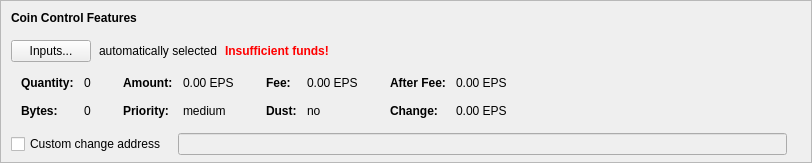
    <widget class="QFrame" name="frameCoinControl">
     <property name="sizePolicy">
      <sizepolicy hsizetype="Expanding" vsizetype="Expanding">
       <horstretch>0</horstretch>
       <verstretch>0</verstretch>
      </sizepolicy>
     </property>
     <property name="maximumSize">
      <size>
       <width>16777215</width>
       <height>16777215</height>
      </size>
     </property>
     <property name="frameShape">
      <enum>QFrame::StyledPanel</enum>
     </property>
     <property name="frameShadow">
      <enum>QFrame::Sunken</enum>
     </property>
     <layout class="QVBoxLayout" name="verticalLayoutCoinControl2">
      <property name="spacing">
       <number>0</number>
      </property>
      <property name="leftMargin">
       <number>0</number>
      </property>
      <property name="topMargin">
       <number>0</number>
      </property>
      <property name="rightMargin">
       <number>0</number>
      </property>
      <property name="bottomMargin">
       <number>6</number>
      </property>
      <item>
       <layout class="QVBoxLayout" name="verticalLayoutCoinControl" stretch="0,0,0,0,1">
        <property name="spacing">
         <number>0</number>
        </property>
        <property name="leftMargin">
         <number>10</number>
        </property>
        <property name="topMargin">
         <number>10</number>
        </property>
        <item>
         <layout class="QHBoxLayout" name="horizontalLayoutCoinControl1">
          <property name="bottomMargin">
           <number>15</number>
          </property>
          <item>
           <widget class="QLabel" name="labelCoinControlFeatures">
            <property name="sizePolicy">
             <sizepolicy hsizetype="Preferred" vsizetype="Maximum">
              <horstretch>0</horstretch>
              <verstretch>0</verstretch>
             </sizepolicy>
            </property>
            <property name="font">
             <font>
              <weight>75</weight>
              <bold>true</bold>
             </font>
            </property>
            <property name="styleSheet">
             <string notr="true">font-weight:bold;</string>
            </property>
            <property name="text">
             <string>Coin Control Features</string>
            </property>
           </widget>
          </item>
         </layout>
        </item>
        <item>
         <layout class="QHBoxLayout" name="horizontalLayoutCoinControl2" stretch="0,0,0,0">
          <property name="spacing">
           <number>8</number>
          </property>
          <property name="bottomMargin">
           <number>10</number>
          </property>
          <item>
           <widget class="QPushButton" name="pushButtonCoinControl">
            <property name="styleSheet">
             <string notr="true"/>
            </property>
            <property name="text">
             <string>Inputs...</string>
            </property>
            <property name="autoDefault">
             <bool>false</bool>
            </property>
           </widget>
          </item>
          <item>
           <widget class="QLabel" name="labelCoinControlAutomaticallySelected">
            <property name="text">
             <string>automatically selected</string>
            </property>
            <property name="margin">
             <number>5</number>
            </property>
           </widget>
          </item>
          <item>
           <widget class="QLabel" name="labelCoinControlInsuffFunds">
            <property name="font">
             <font>
              <weight>75</weight>
              <bold>true</bold>
             </font>
            </property>
            <property name="styleSheet">
             <string notr="true">color:red;font-weight:bold;</string>
            </property>
            <property name="text">
             <string>Insufficient funds!</string>
            </property>
            <property name="margin">
             <number>5</number>
            </property>
           </widget>
          </item>
          <item>
           <spacer name="horizontalSpacerCoinControl">
            <property name="orientation">
             <enum>Qt::Horizontal</enum>
            </property>
            <property name="sizeHint" stdset="0">
             <size>
              <width>40</width>
              <height>1</height>
             </size>
            </property>
           </spacer>
          </item>
         </layout>
        </item>
        <item>
         <widget class="QWidget" name="widgetCoinControl" native="true">
          <property name="sizePolicy">
           <sizepolicy hsizetype="Preferred" vsizetype="Preferred">
            <horstretch>0</horstretch>
            <verstretch>0</verstretch>
           </sizepolicy>
          </property>
          <property name="minimumSize">
           <size>
            <width>0</width>
            <height>0</height>
           </size>
          </property>
          <property name="styleSheet">
           <string notr="true"/>
          </property>
          <layout class="QHBoxLayout" name="horizontalLayoutCoinControl5">
           <property name="leftMargin">
            <number>0</number>
           </property>
           <property name="topMargin">
            <number>0</number>
           </property>
           <property name="rightMargin">
            <number>0</number>
           </property>
           <property name="bottomMargin">
            <number>0</number>
           </property>
           <item>
            <layout class="QHBoxLayout" name="horizontalLayoutCoinControl3" stretch="0,0,0,1">
             <property name="spacing">
              <number>20</number>
             </property>
             <property name="topMargin">
              <number>0</number>
             </property>
             <property name="bottomMargin">
              <number>10</number>
             </property>
             <item>
              <layout class="QFormLayout" name="formLayoutCoinControl1">
               <property name="horizontalSpacing">
                <number>10</number>
               </property>
               <property name="verticalSpacing">
                <number>14</number>
               </property>
               <property name="leftMargin">
                <number>10</number>
               </property>
               <property name="topMargin">
                <number>4</number>
               </property>
               <property name="rightMargin">
                <number>6</number>
               </property>
               <item row="0" column="0">
                <widget class="QLabel" name="labelCoinControlQuantityText">
                 <property name="font">
                  <font>
                   <weight>75</weight>
                   <bold>true</bold>
                  </font>
                 </property>
                 <property name="text">
                  <string>Quantity:</string>
                 </property>
                 <property name="margin">
                  <number>0</number>
                 </property>
                </widget>
               </item>
               <item row="0" column="1">
                <widget class="QLabel" name="labelCoinControlQuantity">
                 <property name="cursor">
                  <cursorShape>IBeamCursor</cursorShape>
                 </property>
                 <property name="contextMenuPolicy">
                  <enum>Qt::ActionsContextMenu</enum>
                 </property>
                 <property name="text">
                  <string notr="true">0</string>
                 </property>
                 <property name="margin">
                  <number>0</number>
                 </property>
                 <property name="textInteractionFlags">
                  <set>Qt::LinksAccessibleByMouse|Qt::TextSelectableByKeyboard|Qt::TextSelectableByMouse</set>
                 </property>
                </widget>
               </item>
               <item row="1" column="0">
                <widget class="QLabel" name="labelCoinControlBytesText">
                 <property name="font">
                  <font>
                   <weight>75</weight>
                   <bold>true</bold>
                  </font>
                 </property>
                 <property name="text">
                  <string>Bytes:</string>
                 </property>
                </widget>
               </item>
               <item row="1" column="1">
                <widget class="QLabel" name="labelCoinControlBytes">
                 <property name="cursor">
                  <cursorShape>IBeamCursor</cursorShape>
                 </property>
                 <property name="contextMenuPolicy">
                  <enum>Qt::ActionsContextMenu</enum>
                 </property>
                 <property name="text">
                  <string notr="true">0</string>
                 </property>
                 <property name="textInteractionFlags">
                  <set>Qt::LinksAccessibleByMouse|Qt::TextSelectableByKeyboard|Qt::TextSelectableByMouse</set>
                 </property>
                </widget>
               </item>
              </layout>
             </item>
             <item>
              <layout class="QFormLayout" name="formLayoutCoinControl2">
               <property name="horizontalSpacing">
                <number>10</number>
               </property>
               <property name="verticalSpacing">
                <number>14</number>
               </property>
               <property name="leftMargin">
                <number>6</number>
               </property>
               <property name="topMargin">
                <number>4</number>
               </property>
               <property name="rightMargin">
                <number>6</number>
               </property>
               <item row="0" column="0">
                <widget class="QLabel" name="labelCoinControlAmountText">
                 <property name="font">
                  <font>
                   <weight>75</weight>
                   <bold>true</bold>
                  </font>
                 </property>
                 <property name="text">
                  <string>Amount:</string>
                 </property>
                 <property name="margin">
                  <number>0</number>
                 </property>
                </widget>
               </item>
               <item row="0" column="1">
                <widget class="QLabel" name="labelCoinControlAmount">
                 <property name="cursor">
                  <cursorShape>IBeamCursor</cursorShape>
                 </property>
                 <property name="contextMenuPolicy">
                  <enum>Qt::ActionsContextMenu</enum>
                 </property>
                 <property name="text">
                  <string notr="true">0.00 EPS</string>
                 </property>
                 <property name="textInteractionFlags">
                  <set>Qt::LinksAccessibleByMouse|Qt::TextSelectableByKeyboard|Qt::TextSelectableByMouse</set>
                 </property>
                </widget>
               </item>
               <item row="1" column="0">
                <widget class="QLabel" name="labelCoinControlPriorityText">
                 <property name="font">
                  <font>
                   <weight>75</weight>
                   <bold>true</bold>
                  </font>
                 </property>
                 <property name="text">
                  <string>Priority:</string>
                 </property>
                </widget>
               </item>
               <item row="1" column="1">
                <widget class="QLabel" name="labelCoinControlPriority">
                 <property name="cursor">
                  <cursorShape>IBeamCursor</cursorShape>
                 </property>
                 <property name="contextMenuPolicy">
                  <enum>Qt::ActionsContextMenu</enum>
                 </property>
                 <property name="text">
                  <string notr="true">medium</string>
                 </property>
                 <property name="textInteractionFlags">
                  <set>Qt::LinksAccessibleByMouse|Qt::TextSelectableByKeyboard|Qt::TextSelectableByMouse</set>
                 </property>
                </widget>
               </item>
              </layout>
             </item>
             <item>
              <layout class="QFormLayout" name="formLayoutCoinControl3">
               <property name="horizontalSpacing">
                <number>10</number>
               </property>
               <property name="verticalSpacing">
                <number>14</number>
               </property>
               <property name="leftMargin">
                <number>6</number>
               </property>
               <property name="topMargin">
                <number>4</number>
               </property>
               <property name="rightMargin">
                <number>6</number>
               </property>
               <item row="0" column="0">
                <widget class="QLabel" name="labelCoinControlFeeText">
                 <property name="font">
                  <font>
                   <weight>75</weight>
                   <bold>true</bold>
                  </font>
                 </property>
                 <property name="text">
                  <string>Fee:</string>
                 </property>
                 <property name="margin">
                  <number>0</number>
                 </property>
                </widget>
               </item>
               <item row="0" column="1">
                <widget class="QLabel" name="labelCoinControlFee">
                 <property name="cursor">
                  <cursorShape>IBeamCursor</cursorShape>
                 </property>
                 <property name="contextMenuPolicy">
                  <enum>Qt::ActionsContextMenu</enum>
                 </property>
                 <property name="text">
                  <string notr="true">0.00 EPS</string>
                 </property>
                 <property name="textInteractionFlags">
                  <set>Qt::LinksAccessibleByMouse|Qt::TextSelectableByKeyboard|Qt::TextSelectableByMouse</set>
                 </property>
                </widget>
               </item>
               <item row="1" column="0">
                <widget class="QLabel" name="labelCoinControlLowOutputText">
                 <property name="font">
                  <font>
                   <weight>75</weight>
                   <bold>true</bold>
                  </font>
                 </property>
                 <property name="text">
                  <string>Dust:</string>
                 </property>
                </widget>
               </item>
               <item row="1" column="1">
                <widget class="QLabel" name="labelCoinControlLowOutput">
                 <property name="cursor">
                  <cursorShape>IBeamCursor</cursorShape>
                 </property>
                 <property name="contextMenuPolicy">
                  <enum>Qt::ActionsContextMenu</enum>
                 </property>
                 <property name="text">
                  <string notr="true">no</string>
                 </property>
                 <property name="textInteractionFlags">
                  <set>Qt::LinksAccessibleByMouse|Qt::TextSelectableByKeyboard|Qt::TextSelectableByMouse</set>
                 </property>
                </widget>
               </item>
              </layout>
             </item>
             <item>
              <layout class="QFormLayout" name="formLayoutCoinControl4">
               <property name="horizontalSpacing">
                <number>10</number>
               </property>
               <property name="verticalSpacing">
                <number>14</number>
               </property>
               <property name="leftMargin">
                <number>6</number>
               </property>
               <property name="topMargin">
                <number>4</number>
               </property>
               <property name="rightMargin">
                <number>6</number>
               </property>
               <item row="0" column="0">
                <widget class="QLabel" name="labelCoinControlAfterFeeText">
                 <property name="font">
                  <font>
                   <weight>75</weight>
                   <bold>true</bold>
                  </font>
                 </property>
                 <property name="text">
                  <string>After Fee:</string>
                 </property>
                 <property name="margin">
                  <number>0</number>
                 </property>
                </widget>
               </item>
               <item row="0" column="1">
                <widget class="QLabel" name="labelCoinControlAfterFee">
                 <property name="cursor">
                  <cursorShape>IBeamCursor</cursorShape>
                 </property>
                 <property name="contextMenuPolicy">
                  <enum>Qt::ActionsContextMenu</enum>
                 </property>
                 <property name="text">
                  <string notr="true">0.00 EPS</string>
                 </property>
                 <property name="textInteractionFlags">
                  <set>Qt::LinksAccessibleByMouse|Qt::TextSelectableByKeyboard|Qt::TextSelectableByMouse</set>
                 </property>
                </widget>
               </item>
               <item row="1" column="0">
                <widget class="QLabel" name="labelCoinControlChangeText">
                 <property name="font">
                  <font>
                   <weight>75</weight>
                   <bold>true</bold>
                  </font>
                 </property>
                 <property name="text">
                  <string>Change:</string>
                 </property>
                </widget>
               </item>
               <item row="1" column="1">
                <widget class="QLabel" name="labelCoinControlChange">
                 <property name="cursor">
                  <cursorShape>IBeamCursor</cursorShape>
                 </property>
                 <property name="contextMenuPolicy">
                  <enum>Qt::ActionsContextMenu</enum>
                 </property>
                 <property name="text">
                  <string notr="true">0.00 EPS</string>
                 </property>
                 <property name="textInteractionFlags">
                  <set>Qt::LinksAccessibleByMouse|Qt::TextSelectableByKeyboard|Qt::TextSelectableByMouse</set>
                 </property>
                </widget>
               </item>
              </layout>
             </item>
            </layout>
           </item>
          </layout>
         </widget>
        </item>
        <item>
         <layout class="QHBoxLayout" name="horizontalLayoutCoinControl4" stretch="0,0,0">
          <property name="spacing">
           <number>12</number>
          </property>
          <property name="sizeConstraint">
           <enum>QLayout::SetDefaultConstraint</enum>
          </property>
          <property name="topMargin">
           <number>5</number>
          </property>
          <property name="rightMargin">
           <number>5</number>
          </property>
          <item>
           <widget class="QCheckBox" name="checkBoxCoinControlChange">
            <property name="toolTip">
             <string>If this is activated, but the change address is empty or invalid, change will be sent to a newly generated address.</string>
            </property>
            <property name="text">
             <string>Custom change address</string>
            </property>
           </widget>
          </item>
          <item>
           <widget class="QValidatedLineEdit" name="lineEditCoinControlChange">
            <property name="enabled">
             <bool>false</bool>
            </property>
            <property name="sizePolicy">
             <sizepolicy hsizetype="Expanding" vsizetype="Fixed">
              <horstretch>0</horstretch>
              <verstretch>0</verstretch>
             </sizepolicy>
            </property>
           </widget>
          </item>
          <item>
           <widget class="QLabel" name="labelCoinControlChangeLabel">
            <property name="sizePolicy">
             <sizepolicy hsizetype="Preferred" vsizetype="Expanding">
              <horstretch>0</horstretch>
              <verstretch>0</verstretch>
             </sizepolicy>
            </property>
            <property name="minimumSize">
             <size>
              <width>0</width>
              <height>0</height>
             </size>
            </property>
            <property name="text">
             <string/>
            </property>
            <property name="margin">
             <number>3</number>
            </property>
           </widget>
          </item>
         </layout>
        </item>
        <item>
         <spacer name="verticalSpacerCoinControl">
          <property name="orientation">
           <enum>Qt::Vertical</enum>
          </property>
          <property name="sizeHint" stdset="0">
           <size>
            <width>800</width>
            <height>1</height>
           </size>
          </property>
         </spacer>
        </item>
       </layout>
      </item>
     </layout>
    </widget>
